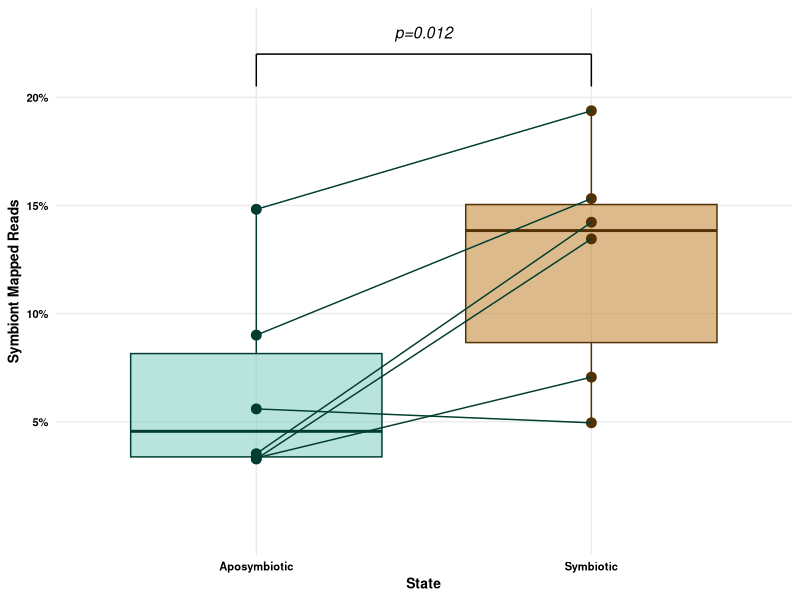
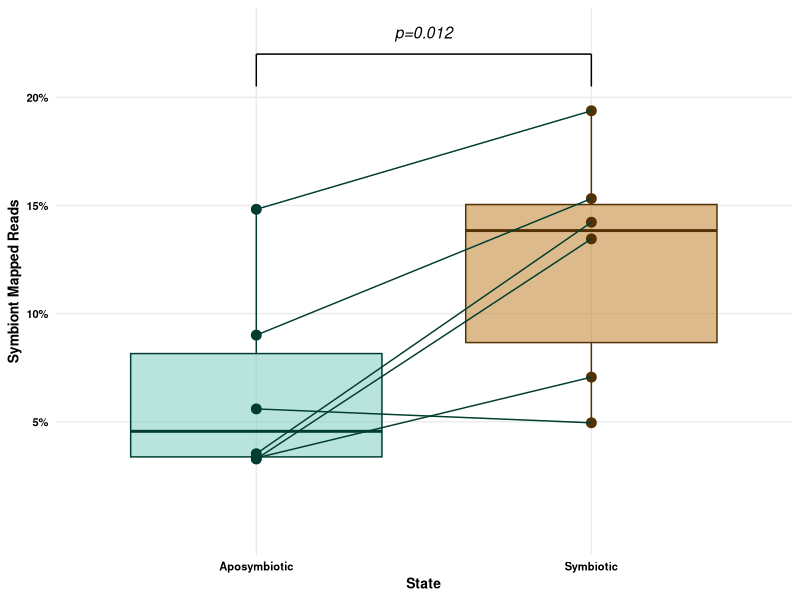

These charts were generated, in order, by the following R code:
# make figure for mapping efficiency

library(ggplot2)
library(plyr)

map_stats<-read.table("map_stats.txt", header=TRUE)

ggplot(map_stats, aes(x=State, y=Sym, fill=State, colour=State))+
  geom_boxplot(aes(alpha=0.2), outlier.size = NA)+
  geom_point(size=3)+
  geom_line(aes(group=Colony))+
  theme_minimal()+
  scale_fill_manual(values=c("#80CDC1", "#BF812D"))+
  scale_colour_manual(values=c("#003C30", "#543005"))+
  annotate("text", label="p=0.012", x=1.5, y=.23, size=4, fontface="italic")+
  theme(axis.text = element_text(face="bold", size=8, colour="black"), 
        axis.title = element_text(face="bold", size=10, colour="black"),
        panel.grid.minor=element_blank(),
        legend.position = "none")+
  guides(alpha=FALSE)+guides(colour=FALSE)+
  annotate("segment", x=1, xend=1, y=0.205, yend=0.22)+
  annotate("segment", x=1, xend=2, y=0.22, yend=0.22)+
  annotate("segment", x=2, xend=2, y=0.205, yend=0.22)+
  ylab("Symbiont Mapped Reads")+scale_y_continuous(breaks=c(0.05, 0.1,0.15,.2),limits = c(0,.23), labels=c("5%", "10%", "15%", "20%"))+
  scale_x_discrete(labels=c("Aposymbiotic", "Symbiotic"))

ggsave(filename="/Users/hannyrivera/Documents/BU/DaviesLab/_Data/Oculina/Mapped_counts.nosync/Coral_collapsed_transc_best_map/figures/mapping_stats/figS2.png", width = 3, height=4, units= "in", dpi=300)      

t.test(subset(map_stats, State=="Apo")$Sym, subset(map_stats, State=="Sym")$Sym, alternative="less", paired=TRUE)

